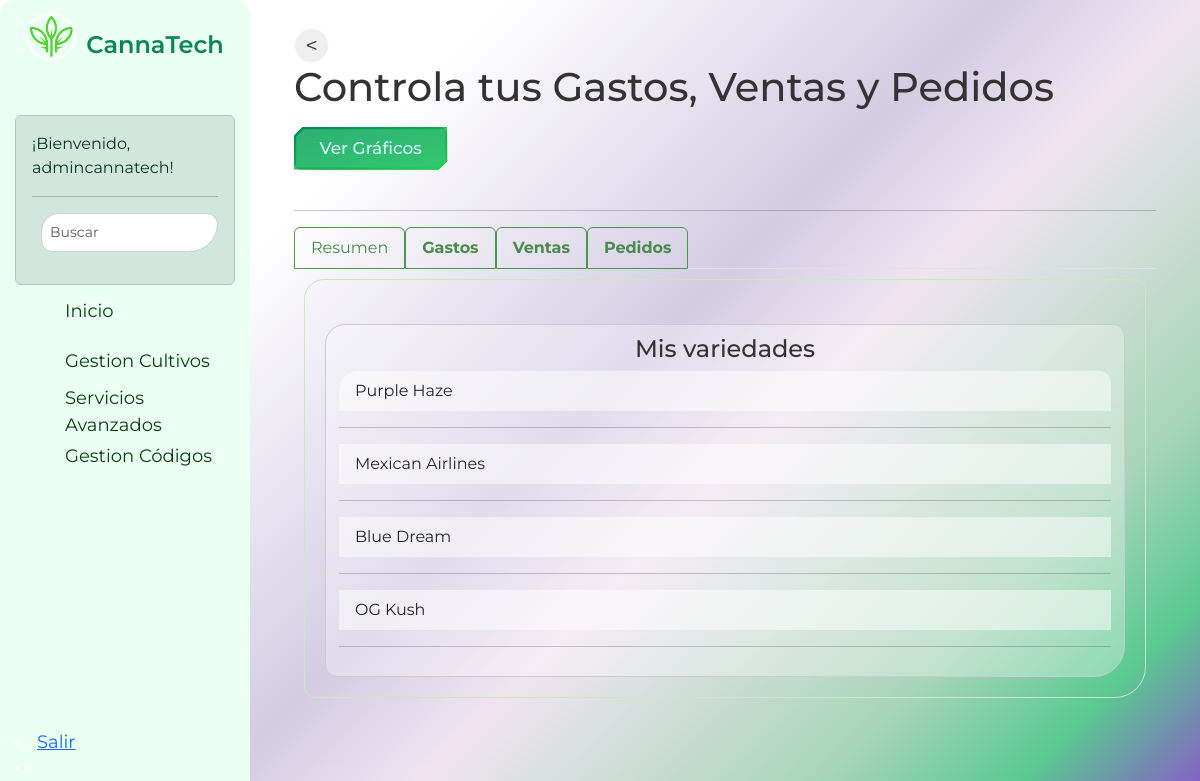
The page /dashboard/ (signed in) on the database its author committed.
### core/models.py (models this page shows, shortened)
class Variedad(models.Model):
    nombre = models.CharField(max_length=100)
    descripcion = models.TextField()
    user = models.ForeignKey(User, on_delete=models.CASCADE, default=None)
    def __str__(self):
        return self.nombre

### core/views.py (the view, shortened to what this page needs)
# urls.py: path('dashboard/', views.dashboard, name='dashboard'),
@login_required
def dashboard(request):
    gasto_form = GastoOperativoForm()
    venta_form = VentaForm()
    pedido_form = PedidoForm()
    context = {
        'gasto_form': gasto_form,
        'venta_form': venta_form,
        'pedido_form': pedido_form,
        'gastos': GastoOperativo.objects.all(),
        'ventas': Venta.objects.all(),
        'pedidos': Pedido.objects.all(),
        'variedades': Variedad.objects.all(),
    }
    return render(request, 'core/dashboard.html', context)

### core/forms.py
class GastoOperativoForm(forms.ModelForm):
    class Meta:
        model = GastoOperativo
        fields = ['tipo_gasto', 'descripcion', 'monto', 'fecha', 'variedad']
        widgets = {
            'fecha': forms.DateInput(attrs={'placeholder': 'AAAA-MM-DD'}),
        }

class VentaForm(forms.ModelForm):
    class Meta:
        model = Venta
        fields = ['producto', 'cantidad', 'precio_unitario', 'fecha', 'variedad']
        widgets = {
            'fecha': forms.DateInput(attrs={'placeholder': 'AAAA-MM-DD'}),
        }

### core/templates/core/dashboard.html (shortened to what this page needs)
{% extends 'core/base.html' %}
{% load static %}
{% block content %}
<div class="container mt-4 ">
    <input type="button" class="btn-prev" value="<" onClick="javascript:history.go(-1);">
    <div class="row">
        <div class="col">
            <h1>Controla tus Gastos, Ventas y Pedidos</h1>
            <p class="text-right">
                <a href="{% url 'graficar_datos' %}" class="btn btn-primary mt-2 mb-2">Ver Gráficos</a>
            </p>
        </div>
    </div>
    <hr>
    <ul class="nav nav-tabs" id="myTab" role="tablist" >
        <li class="nav-item green-tab active" role="presentation">
            <a class="nav-link" id="home-tab" href="{% url 'dashboard' %}" role="tab" aria-controls="home" aria-selected="true">Resumen</a>
        </li>
        <li class="nav-item green-tab" role="presentation">
            <a class="nav-link" id="gastos-tab" data-toggle="tab" href="#gastos" role="tab" aria-controls="gastos" aria-selected="false"><strong>Gastos</strong></a>
        </li>
        <li class="nav-item green-tab" role="presentation">
            <a class="nav-link" id="ventas-tab" data-toggle="tab" href="#ventas" role="tab" aria-controls="ventas" aria-selected="false"><strong>Ventas</strong></a>
        </li>
        <li class="nav-item green-tab" role="presentation">
            <a class="nav-link" id="pedidos-tab" data-toggle="tab" href="#pedidos" role="tab" aria-controls="pedidos" aria-selected="false"><strong>Pedidos</strong></a>
        </li>
    </ul>
    <div class="tab-content" style="border: 1px solid #cae9be; padding: 10px; margin: 10px; border-radius: 20px 12px 31px;" id="myTabContent">
        <div class="tab-pane fade show active" id="home" role="tabpanel" aria-labelledby="home-tab">
            <div class="row mt-4">
                <div class="mx-auto ">
                    <div class="var">
                        <div class="card-header">
                            <div class="text-center">
                                <h4>Mis variedades</h4>
                            </div>
                        </div>
                        <ul class="list-group list-group-flush">
                            {% for variedad in variedades %}
                                <li class="list-group-item">{{ variedad.nombre }}</li>
                                <hr>
                            {% empty %}
                                <li class="list-group-item">No hay variedades registradas.</li>
                            {% endfor %}
                        </ul>
                    </div>
                </div>
            </div>
        </div>
    </div>
</div>
{% endblock %}

### core/templates/core/base.html (shortened to what this page needs)
{% load static %}
<!DOCTYPE html>
<html lang="en">
<head>
    <link rel="stylesheet" href="https://cdn.jsdelivr.net/npm/bootstrap@5.3.0/dist/css/bootstrap.min.css">
    <link rel="stylesheet" href="https://code.ionicframework.com/ionicons/2.0.1/css/ionicons.min.css">
    <link href="{% static 'core/css/main.css' %}" rel="stylesheet">
    <link href="{% static 'core/css/styles.css' %}" rel="stylesheet">
    <link rel="stylesheet" href="https://cdnjs.cloudflare.com/ajax/libs/font-awesome/6.5.2/css/all.min.css" />
</head>
<body data-bs-theme="light">
    <div class="container-fluid">
        <div class="row">
            {% if user.is_authenticated %}
            <div class="barra-lateral">
                <div>
                    <div class="nombre-pagina">
                        <a href="{% url 'home' %}">
                            <img src="{% static 'core/images/logo.png' %}" alt="CannaTech Logo" class="logo">
                        </a>
                        <p class="nombre">CannaTech</p>
                    </div>
                           <div class="alert alert-success mt-1 mb-1">
                        ¡Bienvenido,<br> {{ request.user.get_username }}!
                        <hr>
                                <form method="GET" action="{% url 'search_results' %}" class="form-inline my-2 my-lg-0">
                                   <strong>  </strong>
                                    <input class="form-control mr-sm-2" type="search" placeholder="Buscar" aria-label="Search" name="q">
                                </form>
                            </div>
                                    </div>
                        <nav class="navegacion">
                    <li>
                    <a id="home" href="{% url 'home' %}">
                        <span class="text-color">Inicio</span>
                    </a>
                </li>
                            <li>
                                <a id="products" href="{% url 'products' %}">
                                    <span>Gestion Cultivos</span>
                                </a>
                            </li>
                <a id="funcionalidades" href="{% url 'management-view' %}">
                    <span>Servicios<br>Avanzados</span>
                </a>
                    <li>
                        <a id="funcionalidades" href="{% url 'barcodes' %}">
                        <span>Gestion Códigos</span>
                        </a>
                            </li>
            </nav>
                <div>
                    <div class="linea"></div>
            </div>
            <li>
                <a id="exit" href="{% url 'exit' %}">
                    <span>Salir</span>
                </a>
            </li>
            <li>
            </div>
            {% endif %}
            <div class="col">
                <main class="{% if user.is_authenticated %}authenticated-main{% else %}unauthenticated-main{% endif %}">
                    {% block content %}
                    {% endblock %}
                </main>
</body>
</html>

### rows shown on the page
Variedad: nombre "Purple Haze"
Variedad: nombre "Mexican Airlines"
Variedad: nombre "Blue Dream"
Variedad: nombre "OG Kush"

### other values the page prints
{{ request.user.get_username }} "admincannatech"
